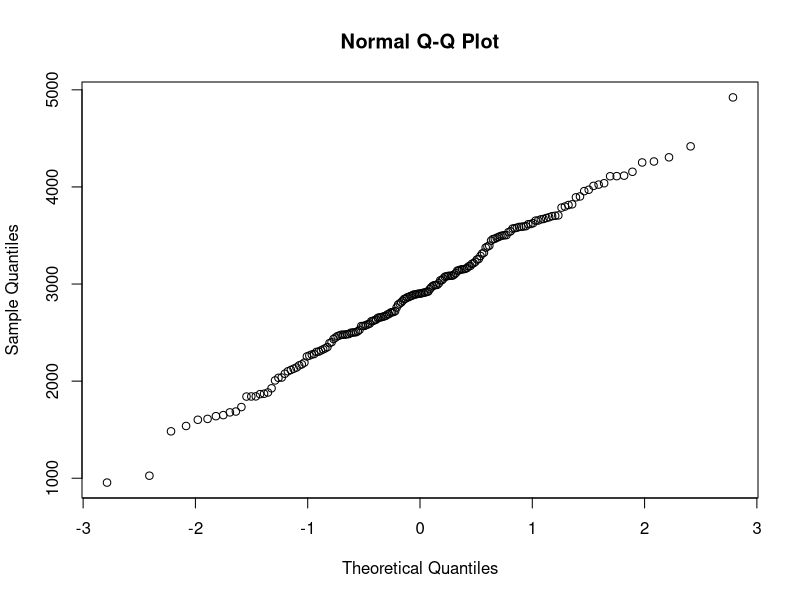
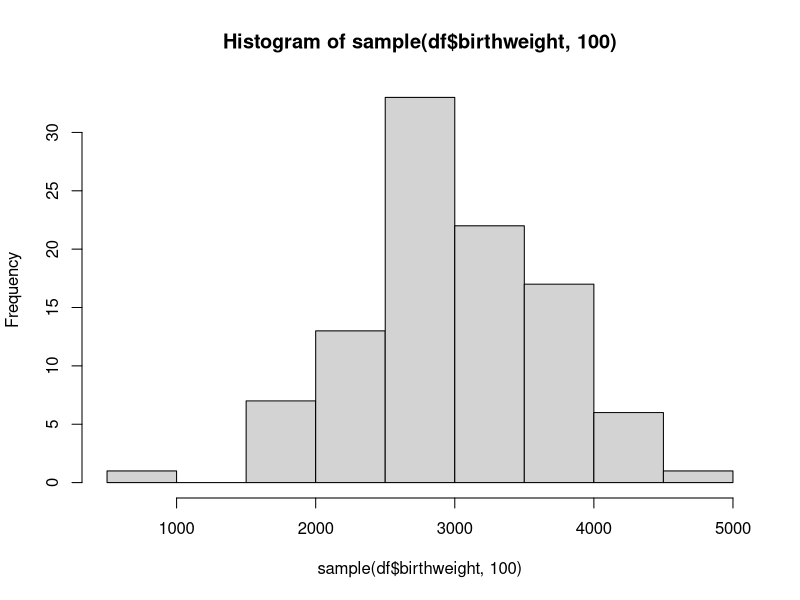

Here is the R script that generated these plots, in order:
library(dplyr)
df <- read.csv('Data/birthweight.txt') # reading data
#normality check with Shapiro-wilk test and qqpplot
shapiro.test(df$birthweight)
qqnorm(df$birthweight)


#bounded 96%-CI for mean of given birthweights sample
#EXAMPLE (continued) An (asymptotic) 95%-confidence interval for µ is the interval [X¯ − m, X¯ + m], where m = 1.96s/√n
n = nrow(df)
mu = mean(df$birthweight)
variance = var(df$birthweight)
s = sd(df$birthweight)
z_98p = 2.05 # value from z score table for 98th percentile
m = z_98p*s/sqrt(n) #m = 1.96s/√n

bounded_CI = c(mu - m, mu + m) #bounded 96% CI for mu
bounded_CI

# calculating sample size for 100 length CI

get_m <- function(n) {
  s = sd(df$birthweight)
  z_98p = 2.05 # value from z score table for 98th percentile
  m = z_98p*s/sqrt(n)
  
  return(m)
}


for (sample_size in 1:1000) {
  lower_bound = mu - get_m(sample_size)
  upper_bound = mu + get_m(sample_size)
  CI_length <- upper_bound - lower_bound
  if (CI_length <= 100) {
    break
  }
}
sample_size
CI_length

# bootstrap 96%-CI:
B = 1000
Tstar = 1:B
for (i in 1:B){
  Xstar = sample(df$birthweight, replace=TRUE)
  Tstar[i] = mean(Xstar)
}
Tstar20 = quantile(Tstar, 0.020)
Tstar980 = quantile(Tstar, 0.980)
sum(Tstar<Tstar20)

bootstrap_CI = c(2*mu-Tstar980,2*mu-Tstar20)
bootstrap_CI

# H0 mean <= 2800
t.test(df$birthweight, mu=2800, alt="g")
# p value 0.01357 means that H0 has to be rejected in favor of h1
# which means that true mean is greater than 2800

# sign test
birtweight_results = df[,1]; birtweight_results
binom.test(sum(birtweight_results > 2800), length(birtweight_results), alt='l')[3]
# p value = 0.97567

# power of t-test and sign test
B = 1000
psign = numeric(B)
pttest = numeric(B)
n = 50
for(i in 1:B) {
  x = sample(df$birthweight, n)
  psign[i] = binom.test(sum(x>2800), n, alt='g')[[3]]
  pttest[i] = t.test(x, mu=2800, alt='g')[[3]]
}
power_sign = sum(psign<0.05)/B; power_sign
power_ttest = sum(pttest<0.05)/B; power_ttest
# t-test power (probability of rejecting H0) is bigger, because t-test works better for normal data
hist(sample(df$birthweight, 100))
# histogram shows that data is distributed due to normal distribution

# this is unfinsihed and I am not sure about the results bc z_alpha is very very strange
# let's get 100 samples from df$birthweight
n = 100
sample_probabilities = numeric(n)
for(i in 1:n){
  x = sample(df$birthweight, n)
  sample_probabilities[i] = sum(x < 2600)/n
}
s = sd(sample_probabilities)
p_estimate = mean(sample_probabilities)
# Using asymptotic normality, the expert computed the left end  =0.25
# of the confidence interval for p
# so we know that p_l = p_estimate - m = 0.25
# we also know that m = z_alpha * s/sqrt(n) and m = p_estimate - 0.25
m = p_estimate - 0.25
z_alpha = m/(s/sqrt(n)); z_alpha
p_r = p_estimate + m; p_r
s/sqrt(n)
